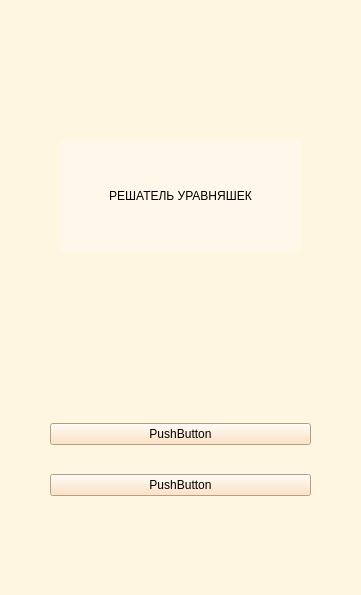
<?xml version="1.0" encoding="UTF-8"?>
<ui version="4.0">
 <class>MainWindow</class>
 <widget class="QMainWindow" name="MainWindow">
  <property name="geometry">
   <rect>
    <x>0</x>
    <y>0</y>
    <width>361</width>
    <height>595</height>
   </rect>
  </property>
  <property name="windowTitle">
   <string>MainWindow</string>
  </property>
  <property name="styleSheet">
   <string notr="true">font: 8pt &quot;MS Shell Dlg 2&quot;;
alternate-background-color: rgb(255, 224, 245);
background-color: rgb(255, 246, 226);</string>
  </property>
  <widget class="QWidget" name="centralwidget">
   <widget class="QLabel" name="label">
    <property name="geometry">
     <rect>
      <x>60</x>
      <y>140</y>
      <width>241</width>
      <height>111</height>
     </rect>
    </property>
    <property name="styleSheet">
     <string notr="true">background-color: rgb(255, 248, 234);</string>
    </property>
    <property name="text">
     <string>РЕШАТЕЛЬ УРАВНЯШЕК</string>
    </property>
    <property name="alignment">
     <set>Qt::AlignCenter</set>
    </property>
   </widget>
   <widget class="QWidget" name="">
    <property name="geometry">
     <rect>
      <x>50</x>
      <y>400</y>
      <width>261</width>
      <height>121</height>
     </rect>
    </property>
    <layout class="QVBoxLayout" name="verticalLayout">
     <item>
      <widget class="QPushButton" name="pushButton">
       <property name="styleSheet">
        <string notr="true">background-color: rgb(255, 220, 180);</string>
       </property>
       <property name="text">
        <string>PushButton</string>
       </property>
      </widget>
     </item>
     <item>
      <widget class="QPushButton" name="pushButton_2">
       <property name="styleSheet">
        <string notr="true">background-color: rgb(255, 220, 180);</string>
       </property>
       <property name="text">
        <string>PushButton</string>
       </property>
      </widget>
     </item>
    </layout>
   </widget>
  </widget>
  <widget class="QMenuBar" name="menubar">
   <property name="geometry">
    <rect>
     <x>0</x>
     <y>0</y>
     <width>361</width>
     <height>22</height>
    </rect>
   </property>
  </widget>
  <widget class="QStatusBar" name="statusbar"/>
 </widget>
 <resources/>
 <connections/>
</ui>
